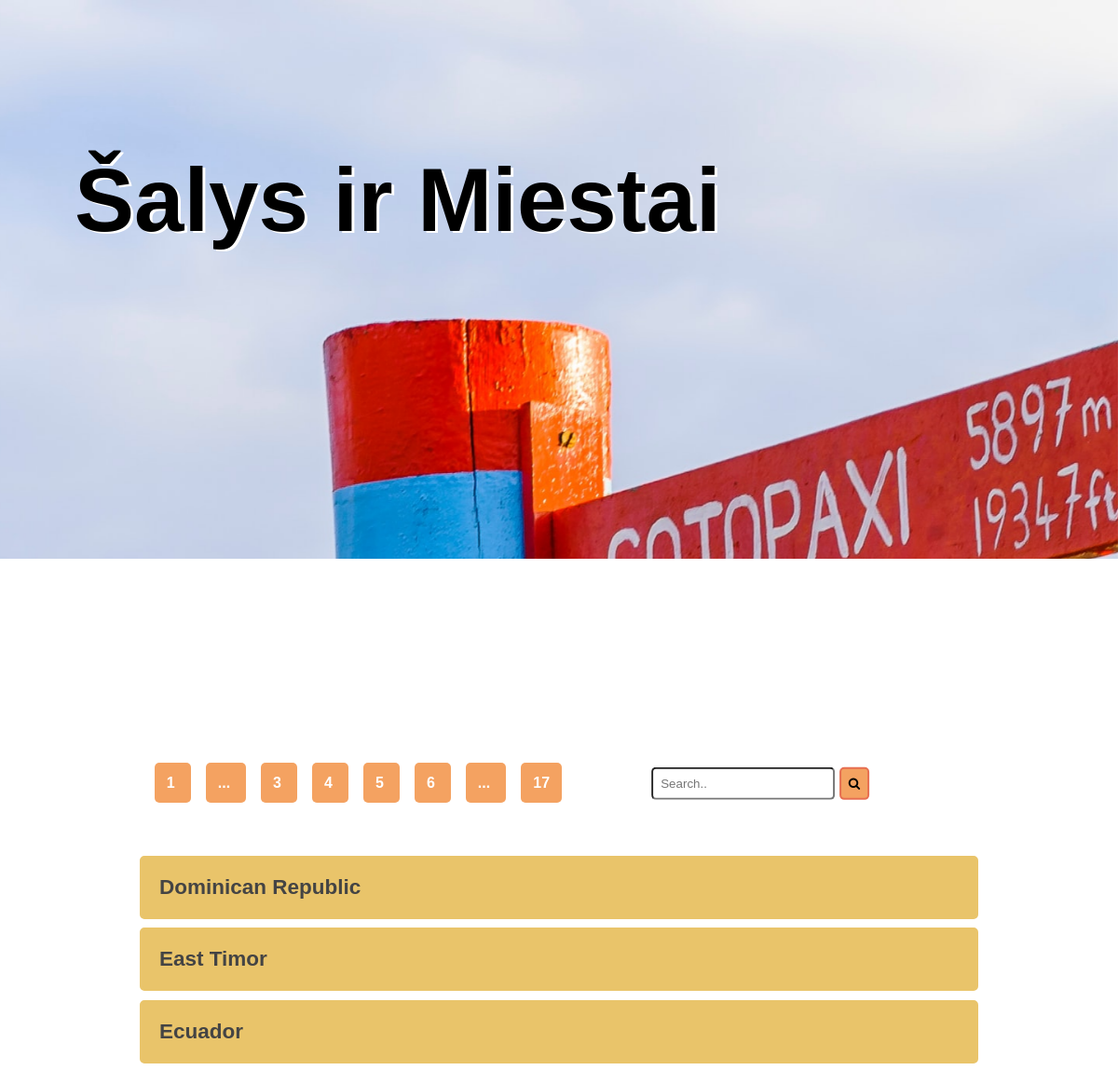
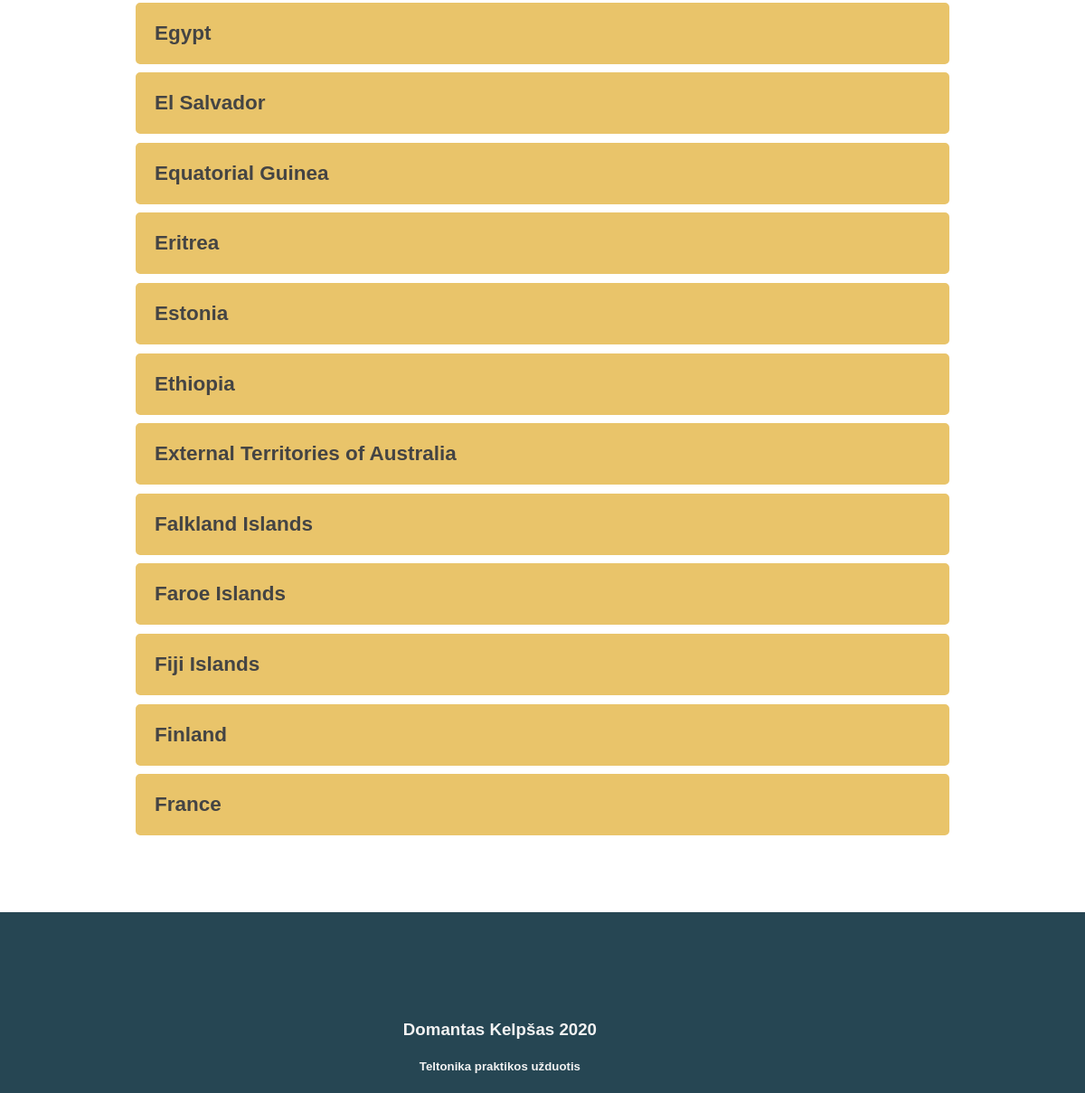
Page /webpage/index.php?start=4 on the committed database (2 pictures, top to bottom).
### tables this page shows
CREATE TABLE `country` (
  `name` varchar(64) NOT NULL,
  `sortname` varchar(2) NOT NULL,
  `area` float UNSIGNED NOT NULL DEFAULT 0,
  `population` int(10) UNSIGNED NOT NULL DEFAULT 0,
  `phonecode` smallint(5) UNSIGNED NOT NULL,
  `flag` varchar(255) DEFAULT NULL,
  `id` smallint(5) UNSIGNED NOT NULL
);

### webpage/db/db_getlist.php (called while the page is built, shortened)
<?php
include 'db_connect.php';
$getCountries = $conn->prepare("SELECT * FROM country ORDER BY id ASC");
$getCountries->execute();
$countries = $getCountries->fetchAll();
$itemsPerPage = 15;
if(!empty($_GET['start']))
$page = $_GET['start'];
else $page = 0;
$start = $page * $itemsPerPage;
$getCountriesWithLimit = $conn->prepare("SELECT * FROM country ORDER BY id ASC limit $start,$itemsPerPage");
$getCountriesWithLimit->execute();
$countries = $getCountriesWithLimit->fetchAll();

### webpage/components/datalist.php (the view, shortened to what this page needs)
<?php
require 'db/db_getlist.php'; ?>
<div class="search-container">
<?php include 'search.php';
include 'paging.php'; ?>
</div>
<?php
foreach($countries as $country):?>
        <button class="accordion"><h2><?= $country['name']?></h2>
        </button>
        <?php  endforeach;?>

### webpage/styles/main.css (style rules this page uses)
* { box-sizing: border-box; }
html, body { margin: 0; padding: 0; }
body { font-family: Arial, Helvetica, sans-serif; }

### webpage/styles/accordion.css (style rules this page uses)
.accordion { background-color: #e9c46a; color: #444; cursor: pointer; padding: 18px; width: 100%; border: solid 3px #e9c46a; text-align: left; outline: none; font-size: 15px; transition: 0.4s; margin: 0.3rem 0; }
.accordion h2 { display: inline; vertical-align: middle; padding-right: 1rem; }

### webpage/styles/search.css (style rules this page uses)
.search-container { position: relative; margin: 2rem 0; }
.search-box input, button { padding: 0.5rem; border-radius: 5px; }

### rows in the picture
country: name "Dominican Republic"
country: name "East Timor"
country: name "Ecuador"
country: name "Egypt"
country: name "El Salvador"
country: name "Equatorial Guinea"
country: name "Eritrea"
country: name "Estonia"
country: name "Ethiopia"
country: name "External Territories of Australia"
country: name "Falkland Islands"
country: name "Faroe Islands"
country: name "Fiji Islands"
country: name "Finland"
country: name "France"

### other values in the picture
$pageNums "17"
